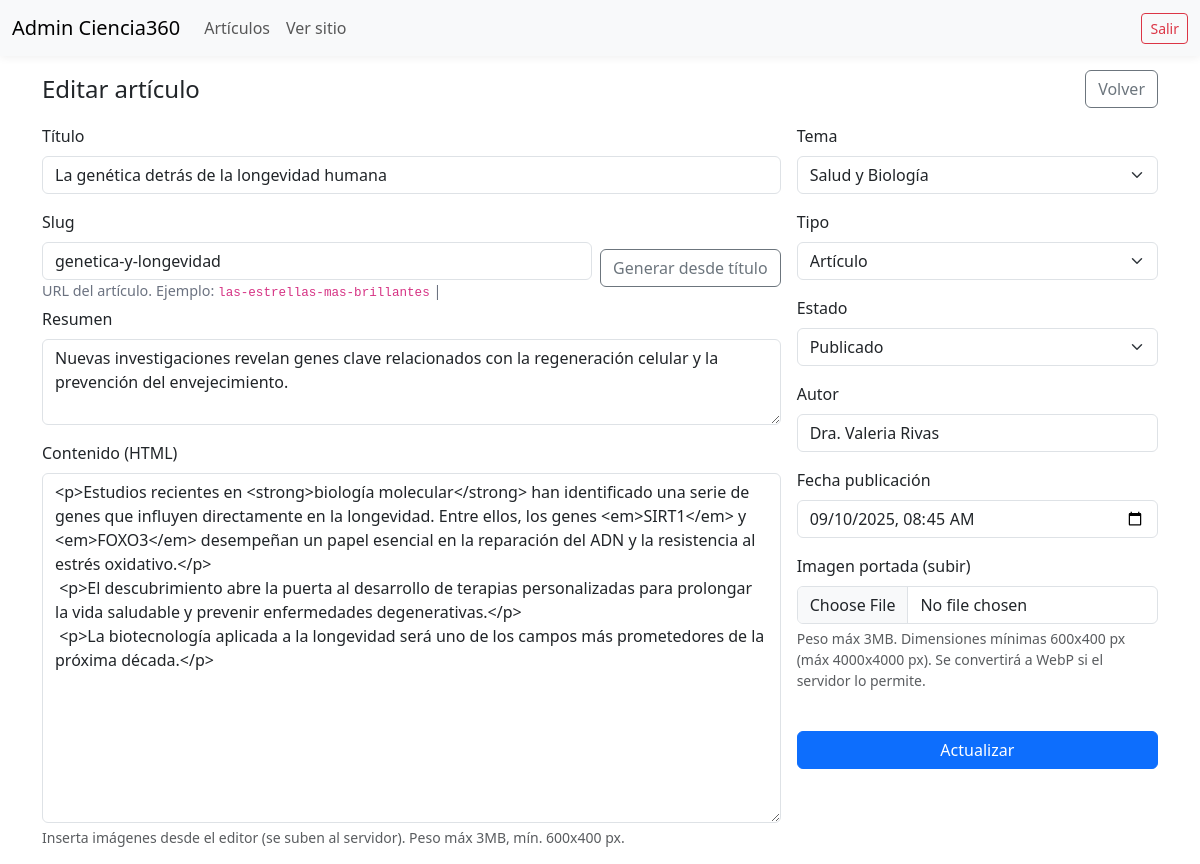
Page /admin/articulo-form.php?id=3 (signed in) on the committed database.
### tables this page shows
CREATE TABLE IF NOT EXISTS articulos (
  id INT AUTO_INCREMENT PRIMARY KEY,
  slug VARCHAR(200) UNIQUE NOT NULL,
  titulo VARCHAR(255) NOT NULL,
  resumen TEXT NULL,
  contenido LONGTEXT NULL,
  imagen VARCHAR(255) NULL,
  tema ENUM('ciencia-tecnologia','medio-ambiente','salud-biologia','espacio-futuro') NOT NULL,
  autor VARCHAR(120) NULL,
  fecha_publicacion DATETIME NOT NULL DEFAULT CURRENT_TIMESTAMP,
  visitas INT NOT NULL DEFAULT 0,
  INDEX idx_tema (tema),
  INDEX idx_fecha (fecha_publicacion),
  INDEX idx_visitas (visitas)
);

### public/admin/articulo-form.php (the view, shortened to what this page needs)
<?php
$pdo = Database::pdo();
$id = isset($_GET['id']) ? (int) $_GET['id'] : 0;
$item = null;
if ($id) {
  $st = $pdo->prepare("SELECT * FROM articulos WHERE id = ?");
  $st->execute([$id]);
  $item = $st->fetch();
}
include __DIR__ . '/_layout_header.php';
?>
<div class="d-flex justify-content-between align-items-center mb-3">
  <h1 class="h4 mb-0"><?= $id ? 'Editar' : 'Nuevo' ?> artículo</h1>
  <a href="articulos.php" class="btn btn-outline-secondary">Volver</a>
</div>
<form method="post" enctype="multipart/form-data" class="row g-3">
  <div class="col-md-8">
    <div class="mb-3">
      <label class="form-label">Título</label>
      <input type="text" name="titulo" class="form-control" required value="<?= htmlspecialchars($item['titulo'] ?? '') ?>">
    </div>
    <div class="mb-1 d-flex align-items-center gap-2">
      <div class="flex-grow-1">
        <label class="form-label">Slug</label>
        <input type="text" name="slug" class="form-control" placeholder="si lo dejas vacío, se genera automáticamente" value="<?= htmlspecialchars($item['slug'] ?? '') ?>">
        <div class="help-text">URL del artículo. Ejemplo: <code>las-estrellas-mas-brillantes</code> | <span id="slug-status" class="slug-status"></span></div>
      </div>
      <div class="mt-4">
        <button id="btn-genera-slug" class="btn btn-outline-secondary" title="Generar desde título">Generar desde título</button>
      </div>
    </div>
    <div class="mb-3">
      <label class="form-label">Resumen</label>
      <textarea name="resumen" class="form-control" rows="3"><?= htmlspecialchars($item['resumen'] ?? '') ?></textarea>
    </div>
    <div class="mb-3">
      <label class="form-label">Contenido (HTML)</label>
      <textarea id="contenido" name="contenido" class="form-control" rows="14"><?= htmlspecialchars($item['contenido'] ?? '') ?></textarea>
      <div class="form-text">Inserta imágenes desde el editor (se suben al servidor). Peso máx 3MB, mín. 600x400 px.</div>
    </div>
  </div>
  <div class="col-md-4">
    <div class="mb-3">
      <label class="form-label">Tema</label>
      <select name="tema" class="form-select">
        <?php $temaSel = $item['tema'] ?? 'ciencia-tecnologia'; ?>
        <option value="salud-biologia" <?= $temaSel === 'salud-biologia' ? 'selected' : ''; ?>>Salud y Biología</option>
      </select>
    </div>
    <div class="mb-3">
      <label class="form-label">Tipo</label>
      <?php $tipoSel = $item['tipo'] ?? 'articulo'; ?>
      <select name="tipo" class="form-select">
        <option value="articulo" <?= $tipoSel === 'articulo' ? 'selected' : ''; ?>>Artículo</option>
      </select>
    </div>
    <div class="mb-3">
      <label class="form-label">Estado</label>
      <?php $estadoSel = $item['estado'] ?? 'publicado'; ?>
      <select name="estado" class="form-select">
        <option value="publicado" <?= $estadoSel === 'publicado' ? 'selected' : ''; ?>>Publicado</option>
      </select>
    </div>
    <div class="mb-3">
      <label class="form-label">Autor</label>
      <input type="text" name="autor" class="form-control" value="<?= htmlspecialchars($item['autor'] ?? 'Redacción Ciencia360') ?>">
    </div>
    <div class="mb-3">
      <label class="form-label">Fecha publicación</label>
      <input type="datetime-local" name="fecha_publicacion" class="form-control"
        value="<?= htmlspecialchars(isset($item['fecha_publicacion']) ? date('Y-m-d\TH:i', strtotime($item['fecha_publicacion'])) : date('Y-m-d\TH:i')) ?>">
    </div>
    <div class="mb-3">
      <label class="form-label">Imagen portada (subir)</label>
      <input type="file" name="imagen" class="form-control" accept="image/*">
      <div class="form-text">Peso máx 3MB. Dimensiones mínimas 600x400 px (máx 4000x4000 px). Se convertirá a WebP si el servidor lo permite.</div>
    </div>
    <button class="btn btn-primary w-100"><?= $id ? 'Actualizar' : 'Publicar' ?></button>
  </div>
</form>
<?php include __DIR__ . '/_layout_footer.php'; ?>

### public/admin/_layout_header.php (style rules this page uses)
body { padding-top: 70px; }
.help-text { font-size: .9rem; color: #6b7280; }

### rows in the picture
articulos: titulo "La genética detrás de la longevidad humana", slug "genetica-y-longevidad", resumen "Nuevas investigaciones revelan genes clave relacionados con la regeneración celular y la prevención del envejecimiento.", contenido "<p>Estudios recientes en <strong>biología molecular</strong> han identificado una serie de genes que influyen directamente en la longevidad. Entre ellos, los genes <em>SIRT1</em> y <em>FOXO3</em> desempeñan un papel esencial en la reparación del ADN y la resistencia al estrés oxidativo.</p> <p>El descubrimiento abre la puerta al desarrollo de terapias personalizadas para prolongar la vida saludable y prevenir enfermedades degenerativas.</p> <p>La biotecnología aplicada a la longevidad será uno de los campos más prometedores de la próxima década.</p>", tema "Salud y Biología", tipo "Artículo", estado "Publicado", autor "Dra. Valeria Rivas", fecha_publicacion "09/10/2025 08:45"
